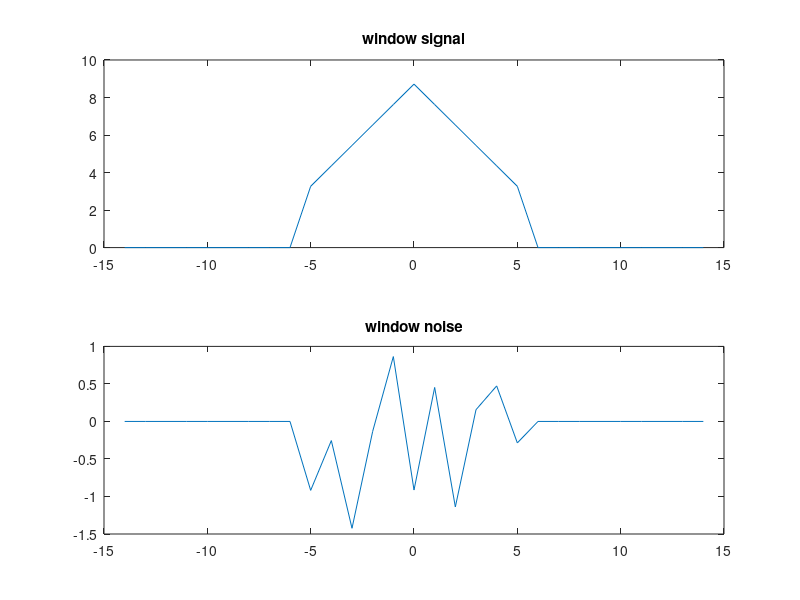
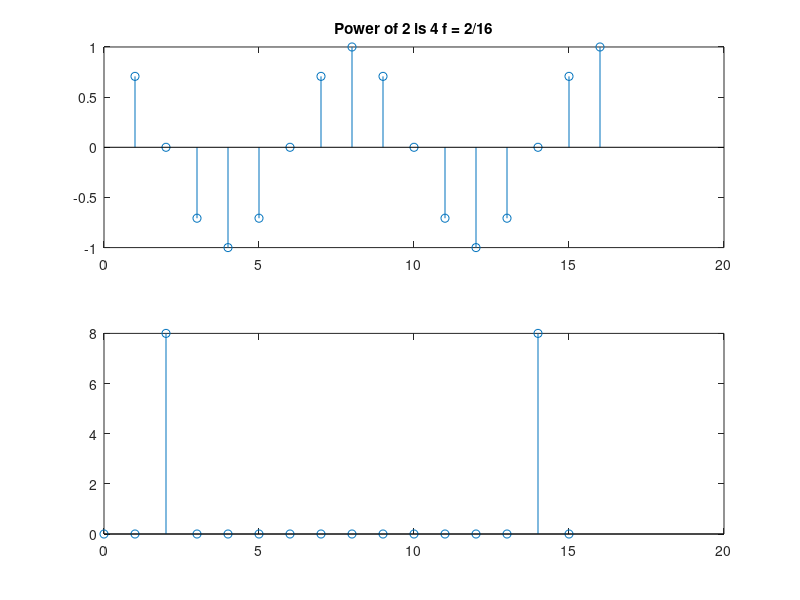
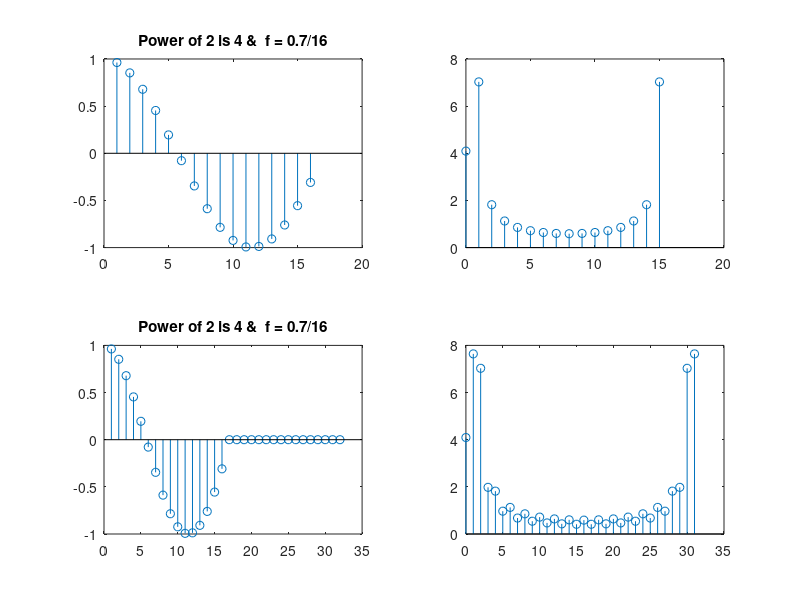
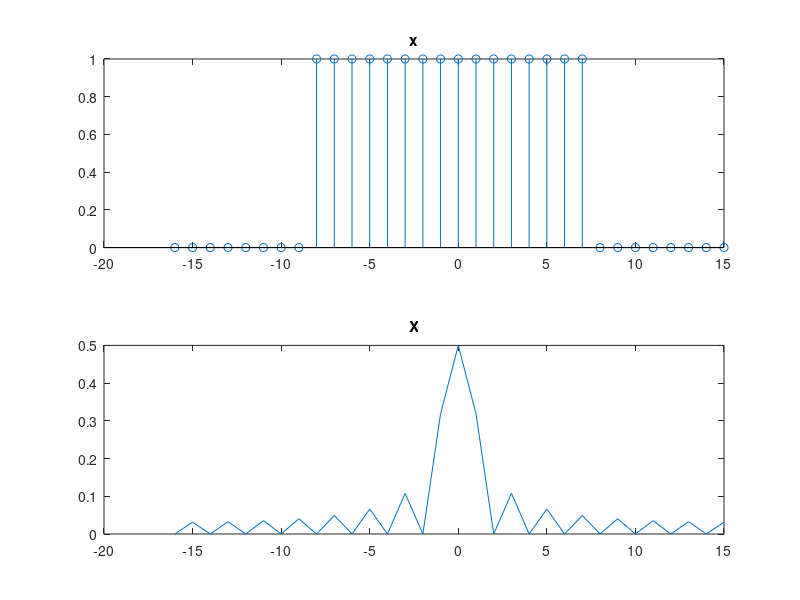

MATLAB code to generate these figures, in order:
clear all; clc ;close all;
%{
t = linspace(-1,1,1e3);
f1 = 0.5;
f2 = 1;
f3 = 2;
x1 = cos(2*pi*f1*t);
x2 = cos(2*pi*f2*t);
x3 = cos(2*pi*f3*t);

figure;
hold on
title('Frequency comparing');
plot(t,x1);
plot(t,x2);
plot(t,x3);
hold off
%}

%{
f = 0.01;
x = cos(2*pi*f*[0:100]);
stem(x);
%}

%% Practice 2
power = 4 ;
a = 2 ;
f = a/2^power;
x = cos(2*pi*f*[1:2^power]);
figure(2);
subplot(2,1,1);
stem(x);
title(['Power of 2 is ', num2str(power),' f = ',num2str(a),'/',num2str(2^power)]);
%X = fftshift(fft(x));
X = fft(x);
Z = [0:2^power-1];
subplot(2,1,2);
stem(Z,abs(X));

%% Practice 3
power = 4 ;
a = 0.7 ;
f = a/2^power;
x = cos(2*pi*f*[1:2^power]);
figure(3);
subplot(2,2,1);
stem(x);
title(['Power of 2 is ', num2str(power),' &  f = ',num2str(a),'/',num2str(2^power)]);
%X = fftshift(fft(x));
X = fft(x);
Z = [0:2^power-1];
subplot(2,2,2);
stem(Z,abs(X));


x2 = [x,zeros(1,2^power)];
subplot(2,2,3);
stem(x2);
title(['Power of 2 is ', num2str(power),' &  f = ',num2str(a),'/',num2str(2^power)]);
%X = fftshift(fft(x));
X2 = fft(x2);
Z2 = [0:length(X2)-1];
subplot(2,2,4);
stem(Z2,abs(X2));

a = 1 ;
f = a/2^power;
x = cos(2*pi*f*[1:2^power]);
figure(4);
subplot(2,2,1);
stem(x);
title(['Power of 2 is ', num2str(power),' &  f = ',num2str(a),'/',num2str(2^power)]);
%X = fftshift(fft(x));
X = fft(x);
Z = [0:2^power-1];
subplot(2,2,2);
stem(Z,abs(X));


x2 = [x,zeros(1,2^power)];
subplot(2,2,3);
stem(x2);
title(['Power of 2 is ', num2str(power),' &  f = ',num2str(a),'/',num2str(2^power)]);
%X = fftshift(fft(x));
X2 = fft(x2);
Z2 = [0:length(X2)-1];
subplot(2,2,4);
stem(Z2,abs(X2));

%% Practice 4
a = 5 ;
M = 2^a ;
x4_ = zeros(1,M);
x4_(M/4+1:M*3/4)=1;
x4 = fftshift(x4_);
X4 = fftshift(ifft(x4));
X4_press = zeros()
Z4 = [-length(X4)/2:length(X4)/2-1];
hold on ;
figure(4)
subplot(2,1,1);
stem(Z4,abs(x4_));
title("x");
subplot(2,1,2);
plot(Z4,abs(X4));
title("X");

%% Practice 5
signal_power = 10;
SNR = 10 ;
x = [zeros(1,6),[0:8],7-[0:7],zeros(1,6)];
x_power = mean(x.^2);
x = x./(sqrt(signal_power/x_power));

n = randn(1,length(x))*sqrt(signal_power/(10^(SNR/10)));
s = x + n;
z = [-14:14];
figure(5);
subplot(3,1,1);
plot(z,n);
title('noise');
subplot(3,1,2);
plot(z,x);
title('signal');
subplot(3,1,3);
plot(z,s);
%title(['signal with noise  SNR=',num2str(SNR)]);

n_power = mean(n.^2);
s_power = mean(s.^2);

ww= 5;
n_ = zeros(1,length(n));
x_ = zeros(1,length(n));
n_(15-ww:15+ww)=n(15-ww:15+ww);
x_(15-ww:15+ww)=x(15-ww:15+ww);
figure;
subplot(2,1,1);
plot(z,x_);
title('window signal');
subplot(2,1,2);
plot(z,n_);
title('window noise');
x_w_power = mean(x_.^2);
n_w_power = mean(n_.^2);

10*log10(s_power/n_power)
10*log10(x_w_power/n_w_power)


%{
S = fftshift(fft(s));
figure(6);
subplot(2,1,1);
plot(z,abs(S));

ww= 5;
S_ = zeros(1,length(S));
S_(15-ww:15+ww)=S(15-ww:15+ww);
subplot(2,1,2);
plot(z,abs(S_));

s_ = ifft(fftshift(S_));
figure(7);
plot(z,abs(s_));

e = s_ - s;
figure(8);
plot(z,abs(e));
%}